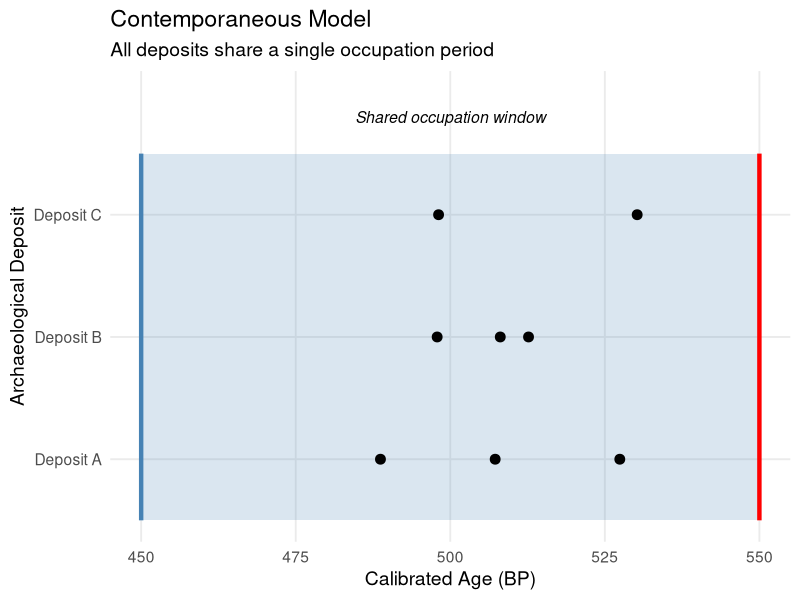
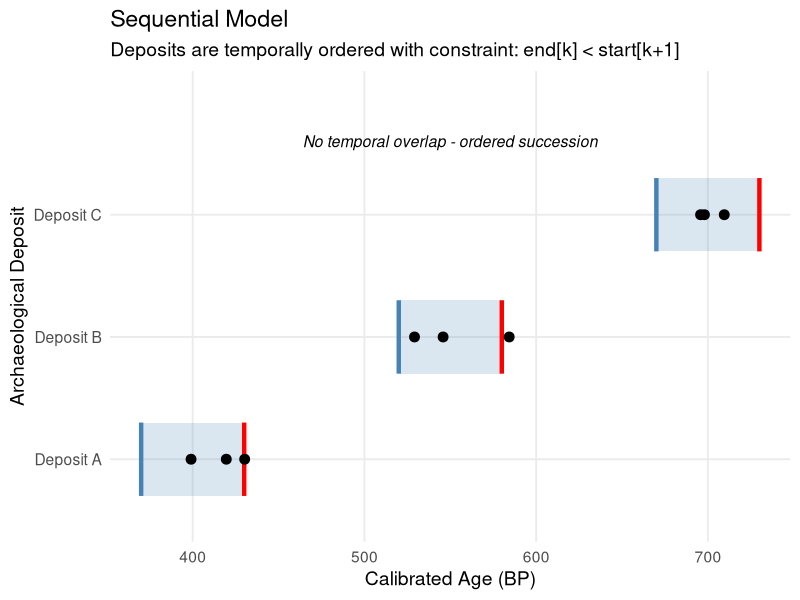
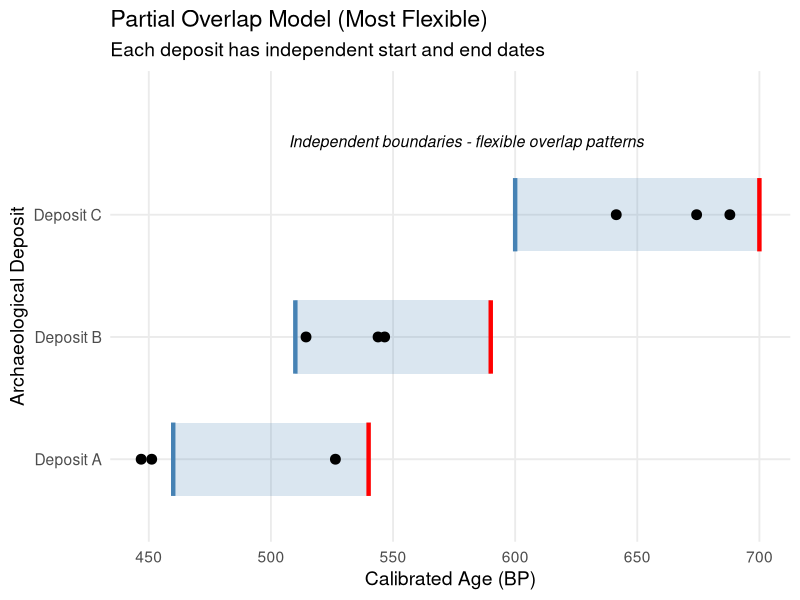

R code for these plots, in order:
# Load required libraries
library(ggplot2)
library(dplyr)

# Create output directory if needed
if (!dir.exists("output/model_diagrams")) {
  dir.create("output/model_diagrams", recursive = TRUE)
}

# Set random seed for reproducibility
set.seed(42)

# 1. Contemporaneous Model Diagram
# All deposits share a single occupation window
contemp_data <- data.frame(
  deposit_num = c(rep(1, 3), rep(2, 3), rep(3, 2)),
  deposit_label = c(rep("Deposit A", 3), rep("Deposit B", 3), rep("Deposit C", 2)),
  age = c(rnorm(3, 500, 20), rnorm(3, 500, 20), rnorm(2, 500, 20))
)

p1 <- ggplot(contemp_data, aes(x = age, y = deposit_num)) +
  annotate("rect", xmin = 450, xmax = 550, ymin = 0.5, ymax = 3.5,
           fill = "steelblue", alpha = 0.2) +
  geom_point(size = 3, color = "black") +
  annotate("segment", x = 450, xend = 450, y = 0.5, yend = 3.5,
           color = "steelblue", linewidth = 1.5) +
  annotate("segment", x = 550, xend = 550, y = 0.5, yend = 3.5,
           color = "red", linewidth = 1.5) +
  annotate("text", x = 500, y = 3.8, label = "Shared occupation window",
           fontface = "italic", size = 4) +
  scale_y_continuous(breaks = c(1, 2, 3),
                     labels = c("Deposit A", "Deposit B", "Deposit C"),
                     limits = c(0.5, 4)) +
  labs(title = "Contemporaneous Model",
       subtitle = "All deposits share a single occupation period",
       x = "Calibrated Age (BP)",
       y = "Archaeological Deposit") +
  theme_minimal(base_size = 14) +
  theme(panel.grid.minor = element_blank())

ggsave("output/model_diagrams/model_contemporaneous.png", p1,
       width = 10, height = 6, dpi = 300)

# 2. Sequential Model Diagram
# Deposits are temporally ordered with no overlap
seq_data <- data.frame(
  deposit_num = c(rep(1, 3), rep(2, 3), rep(3, 3)),
  deposit_label = c(rep("Deposit A", 3), rep("Deposit B", 3), rep("Deposit C", 3)),
  age = c(rnorm(3, 400, 15), rnorm(3, 550, 15), rnorm(3, 700, 15))
)

p2 <- ggplot(seq_data, aes(x = age, y = deposit_num)) +
  # Deposit A window
  annotate("rect", xmin = 370, xmax = 430, ymin = 0.7, ymax = 1.3,
           fill = "steelblue", alpha = 0.2) +
  annotate("segment", x = 370, xend = 370, y = 0.7, yend = 1.3,
           color = "steelblue", linewidth = 1.5) +
  annotate("segment", x = 430, xend = 430, y = 0.7, yend = 1.3,
           color = "red", linewidth = 1.5) +
  # Deposit B window
  annotate("rect", xmin = 520, xmax = 580, ymin = 1.7, ymax = 2.3,
           fill = "steelblue", alpha = 0.2) +
  annotate("segment", x = 520, xend = 520, y = 1.7, yend = 2.3,
           color = "steelblue", linewidth = 1.5) +
  annotate("segment", x = 580, xend = 580, y = 1.7, yend = 2.3,
           color = "red", linewidth = 1.5) +
  # Deposit C window
  annotate("rect", xmin = 670, xmax = 730, ymin = 2.7, ymax = 3.3,
           fill = "steelblue", alpha = 0.2) +
  annotate("segment", x = 670, xend = 670, y = 2.7, yend = 3.3,
           color = "steelblue", linewidth = 1.5) +
  annotate("segment", x = 730, xend = 730, y = 2.7, yend = 3.3,
           color = "red", linewidth = 1.5) +
  # Add points
  geom_point(size = 3, color = "black") +
  annotate("text", x = 550, y = 3.6,
           label = "No temporal overlap - ordered succession",
           fontface = "italic", size = 4) +
  scale_y_continuous(breaks = c(1, 2, 3),
                     labels = c("Deposit A", "Deposit B", "Deposit C"),
                     limits = c(0.5, 4)) +
  labs(title = "Sequential Model",
       subtitle = "Deposits are temporally ordered with constraint: end[k] < start[k+1]",
       x = "Calibrated Age (BP)",
       y = "Archaeological Deposit") +
  theme_minimal(base_size = 14) +
  theme(panel.grid.minor = element_blank())

ggsave("output/model_diagrams/model_sequential.png", p2,
       width = 10, height = 6, dpi = 300)

# 3. Partial Overlap Model Diagram
# Independent boundaries allowing any overlap pattern
partial_data <- data.frame(
  deposit_num = c(rep(1, 3), rep(2, 3), rep(3, 3)),
  deposit_label = c(rep("Deposit A", 3), rep("Deposit B", 3), rep("Deposit C", 3)),
  age = c(rnorm(3, 500, 20), rnorm(3, 550, 20), rnorm(3, 650, 20))
)

p3 <- ggplot(partial_data, aes(x = age, y = deposit_num)) +
  # Deposit A window
  annotate("rect", xmin = 460, xmax = 540, ymin = 0.7, ymax = 1.3,
           fill = "steelblue", alpha = 0.2) +
  annotate("segment", x = 460, xend = 460, y = 0.7, yend = 1.3,
           color = "steelblue", linewidth = 1.5) +
  annotate("segment", x = 540, xend = 540, y = 0.7, yend = 1.3,
           color = "red", linewidth = 1.5) +
  # Deposit B window (overlaps with A)
  annotate("rect", xmin = 510, xmax = 590, ymin = 1.7, ymax = 2.3,
           fill = "steelblue", alpha = 0.2) +
  annotate("segment", x = 510, xend = 510, y = 1.7, yend = 2.3,
           color = "steelblue", linewidth = 1.5) +
  annotate("segment", x = 590, xend = 590, y = 1.7, yend = 2.3,
           color = "red", linewidth = 1.5) +
  # Deposit C window (overlaps with B, not A)
  annotate("rect", xmin = 600, xmax = 700, ymin = 2.7, ymax = 3.3,
           fill = "steelblue", alpha = 0.2) +
  annotate("segment", x = 600, xend = 600, y = 2.7, yend = 3.3,
           color = "steelblue", linewidth = 1.5) +
  annotate("segment", x = 700, xend = 700, y = 2.7, yend = 3.3,
           color = "red", linewidth = 1.5) +
  # Add points
  geom_point(size = 3, color = "black") +
  annotate("text", x = 580, y = 3.6,
           label = "Independent boundaries - flexible overlap patterns",
           fontface = "italic", size = 4) +
  scale_y_continuous(breaks = c(1, 2, 3),
                     labels = c("Deposit A", "Deposit B", "Deposit C"),
                     limits = c(0.5, 4)) +
  labs(title = "Partial Overlap Model (Most Flexible)",
       subtitle = "Each deposit has independent start and end dates",
       x = "Calibrated Age (BP)",
       y = "Archaeological Deposit") +
  theme_minimal(base_size = 14) +
  theme(panel.grid.minor = element_blank())

ggsave("output/model_diagrams/model_partial_overlap.png", p3,
       width = 10, height = 6, dpi = 300)

cat("\nModel diagrams created successfully!\n")
cat("Output saved to: output/model_diagrams/\n")
cat("  - model_contemporaneous.png\n")
cat("  - model_sequential.png\n")
cat("  - model_partial_overlap.png\n")
